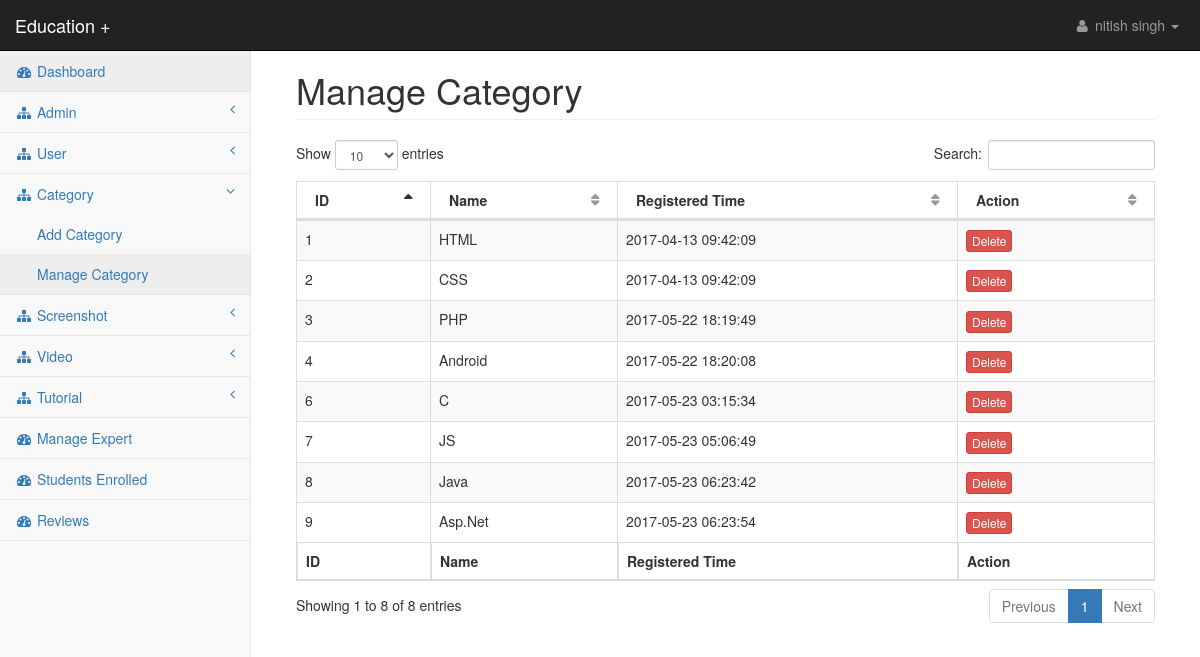
Page /StudyPlus/admin/manage_category.php (signed in) on the committed database.
### tables this page shows
CREATE TABLE `category` (
  `category_id` int(100) NOT NULL,
  `category_name` varchar(20) NOT NULL,
  `time` timestamp NOT NULL DEFAULT CURRENT_TIMESTAMP ON UPDATE CURRENT_TIMESTAMP
);

### StudyPlus/admin/manage_category.php (the view, shortened to what this page needs)
<?php require "header_files.php"; ?>
<body>
<div id="wrapper">
    <?php require "menu.php"; ?>
    <div id="page-wrapper">
        <div class="container-fluid">
            <div class="row">
                <div class="col-lg-12">
                    <h1 class="page-header">Manage Category</h1>
                </div>
            </div>
			<table id="managecategory" class="table table-bordered table-striped">
				<thead>
					<tr>
						<th>ID</th>
						<th>Name</th>
						<th>Registered Time</th>
						<th>Action</th>
					</tr>
				</thead>
				<tfoot>
					<tr>
						<th>ID</th>
						<th>Name</th>
						<th>Registered Time</th>
						<th>Action</th>
					</tr>
				</tfoot>
				<tbody>
					<?php
					$q="select * from category";
					$chk=$conn->query($q);
					while($r=$chk->fetch_assoc())
					{
					?>
					<tr>
						<td><?php echo $r['category_id']; ?></td>
						<td><?php echo $r['category_name']; ?></td>
						<td><?php echo $r['time']; ?></td>
						<td>
							<a href="delete_category.php?z=<?php echo $r['category_id'];?>" class="btn btn-xs btn-danger">Delete</a>
						</td>
					</tr>
					<?php
					}
					?>
				</tbody>
			</table>
        </div>
    </div>
</div>
</body>
</html>

### StudyPlus/admin/css/startmin.css (style rules this page uses)
body { background-color: #f8f8f8; }
#wrapper { width: 100%; }
#page-wrapper { padding: 30px 15px 0 15px; min-height: 568px; background-color: #fff; }
@media (min-width:768px) { #page-wrapper { position: inherit; margin-left: 250px; padding: 30px 30px 0 30px; border-left: 1px solid #e7e7e7; } }
table.dataTable thead .sorting, table.dataTable thead .sorting_asc, table.dataTable thead .sorting_desc, table.dataTable thead .sorting_asc_disabled, table.dataTable thead .sorting_desc_disabled { background: 0 0; }
table.dataTable thead .sorting_asc:after { content: "\f0de"; float: right; font-family: fontawesome; }
table.dataTable thead .sorting:after { content: "\f0dc"; float: right; font-family: fontawesome; color: rgba(50,50,50,.5); }

### rows in the picture
category: category_id "1", category_name "HTML", time "2017-04-13 09:42:09"
category: category_id "2", category_name "CSS", time "2017-04-13 09:42:09"
category: category_id "3", category_name "PHP", time "2017-05-22 18:19:49"
category: category_id "4", category_name "Android", time "2017-05-22 18:20:08"
category: category_id "6", category_name "C", time "2017-05-23 03:15:34"
category: category_id "7", category_name "JS", time "2017-05-23 05:06:49"
category: category_id "8", category_name "Java", time "2017-05-23 06:23:42"
category: category_id "9", category_name "Asp.Net", time "2017-05-23 06:23:54"

### other values in the picture
$_SESSION['a_name'] "nitish singh"
